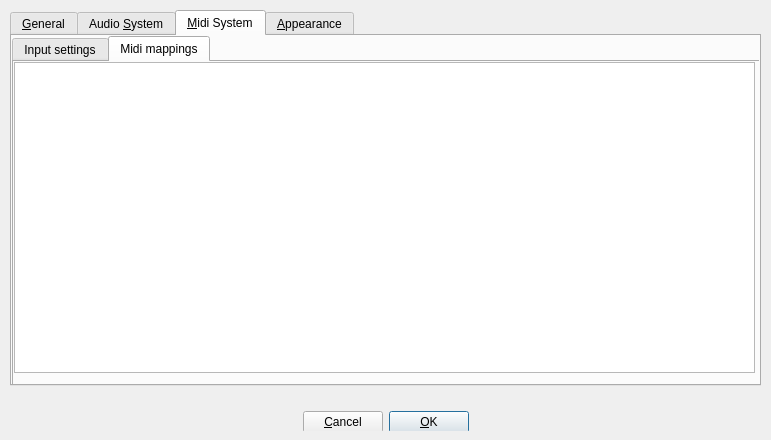
<?xml version="1.0" encoding="UTF-8"?>
<ui version="4.0">
 <class>PreferencesDialog_UI</class>
 <widget class="QDialog" name="PreferencesDialog_UI">
  <property name="geometry">
   <rect>
    <x>0</x>
    <y>0</y>
    <width>771</width>
    <height>440</height>
   </rect>
  </property>
  <property name="windowTitle">
   <string>Form1</string>
  </property>
  <widget class="QWidget" name="Layout33">
   <property name="geometry">
    <rect>
     <x>10</x>
     <y>400</y>
     <width>751</width>
     <height>31</height>
    </rect>
   </property>
   <layout class="QHBoxLayout">
    <item>
     <spacer>
      <property name="orientation">
       <enum>Qt::Horizontal</enum>
      </property>
      <property name="sizeType">
       <enum>QSizePolicy::Expanding</enum>
      </property>
      <property name="sizeHint" stdset="0">
       <size>
        <width>184</width>
        <height>16</height>
       </size>
      </property>
     </spacer>
    </item>
    <item>
     <widget class="QPushButton" name="cancelBtn">
      <property name="sizePolicy">
       <sizepolicy hsizetype="Preferred" vsizetype="Preferred">
        <horstretch>0</horstretch>
        <verstretch>0</verstretch>
       </sizepolicy>
      </property>
      <property name="minimumSize">
       <size>
        <width>0</width>
        <height>22</height>
       </size>
      </property>
      <property name="text">
       <string>&amp;Cancel</string>
      </property>
      <property name="shortcut">
       <string>Alt+C</string>
      </property>
     </widget>
    </item>
    <item>
     <widget class="QPushButton" name="okBtn">
      <property name="sizePolicy">
       <sizepolicy hsizetype="Preferred" vsizetype="Preferred">
        <horstretch>0</horstretch>
        <verstretch>0</verstretch>
       </sizepolicy>
      </property>
      <property name="minimumSize">
       <size>
        <width>0</width>
        <height>22</height>
       </size>
      </property>
      <property name="text">
       <string>&amp;OK</string>
      </property>
      <property name="shortcut">
       <string>Alt+O</string>
      </property>
      <property name="default">
       <bool>true</bool>
      </property>
      <property name="flat">
       <bool>false</bool>
      </property>
     </widget>
    </item>
    <item>
     <spacer>
      <property name="orientation">
       <enum>Qt::Horizontal</enum>
      </property>
      <property name="sizeType">
       <enum>QSizePolicy::Expanding</enum>
      </property>
      <property name="sizeHint" stdset="0">
       <size>
        <width>183</width>
        <height>16</height>
       </size>
      </property>
     </spacer>
    </item>
   </layout>
  </widget>
  <widget class="QTabWidget" name="TabWidget2">
   <property name="geometry">
    <rect>
     <x>10</x>
     <y>10</y>
     <width>751</width>
     <height>376</height>
    </rect>
   </property>
   <property name="sizePolicy">
    <sizepolicy hsizetype="Expanding" vsizetype="Expanding">
     <horstretch>0</horstretch>
     <verstretch>0</verstretch>
    </sizepolicy>
   </property>
   <property name="toolTip">
    <string/>
   </property>
   <property name="tabShape">
    <enum>QTabWidget::Rounded</enum>
   </property>
   <property name="currentIndex">
    <number>2</number>
   </property>
   <widget class="QWidget" name="tab_1">
    <attribute name="title">
     <string>&amp;General</string>
    </attribute>
    <widget class="QCheckBox" name="restoreLastUsedSongCheckbox">
     <property name="geometry">
      <rect>
       <x>10</x>
       <y>10</y>
       <width>511</width>
       <height>31</height>
      </rect>
     </property>
     <property name="minimumSize">
      <size>
       <width>0</width>
       <height>22</height>
      </size>
     </property>
     <property name="text">
      <string>&amp;Reopen last used song</string>
     </property>
     <property name="shortcut">
      <string>Alt+R</string>
     </property>
    </widget>
    <widget class="QCheckBox" name="useLashCheckbox">
     <property name="geometry">
      <rect>
       <x>10</x>
       <y>70</y>
       <width>511</width>
       <height>31</height>
      </rect>
     </property>
     <property name="text">
      <string>Use lash</string>
     </property>
    </widget>
    <widget class="QSpinBox" name="sBcountOffset">
     <property name="geometry">
      <rect>
       <x>10</x>
       <y>170</y>
       <width>52</width>
       <height>21</height>
      </rect>
     </property>
     <property name="toolTip">
      <string>first step, adjust timing mismatch between controller/keyboard trigger latency and computed bpm</string>
     </property>
     <property name="minimum">
      <number>-200</number>
     </property>
     <property name="maximum">
      <number>200</number>
     </property>
    </widget>
    <widget class="QLabel" name="bClabel_2">
     <property name="geometry">
      <rect>
       <x>70</x>
       <y>170</y>
       <width>451</width>
       <height>21</height>
      </rect>
     </property>
     <property name="text">
      <string>Beat counter drift compensation in 1/10 ms   </string>
     </property>
    </widget>
    <widget class="QSpinBox" name="sBstartOffset">
     <property name="geometry">
      <rect>
       <x>10</x>
       <y>200</y>
       <width>52</width>
       <height>21</height>
      </rect>
     </property>
     <property name="toolTip">
      <string>second step, adjust offset between last controller/keybord trigger and the deferred sequencer startup </string>
     </property>
     <property name="minimum">
      <number>-500</number>
     </property>
     <property name="maximum">
      <number>500</number>
     </property>
    </widget>
    <widget class="QLabel" name="label">
     <property name="geometry">
      <rect>
       <x>70</x>
       <y>200</y>
       <width>451</width>
       <height>21</height>
      </rect>
     </property>
     <property name="text">
      <string>Beat counter start offset in ms    </string>
     </property>
    </widget>
    <widget class="QWidget" name="layoutWidget_0">
     <property name="geometry">
      <rect>
       <x>10</x>
       <y>270</y>
       <width>511</width>
       <height>52</height>
      </rect>
     </property>
     <layout class="QGridLayout" name="gridLayout">
      <item row="0" column="0" colspan="2">
       <widget class="QLabel" name="pathToRubberbandExLable">
        <property name="text">
         <string>Path to the Rubberband command-line utility</string>
        </property>
       </widget>
      </item>
      <item row="1" column="1">
       <spacer name="horizontalSpacer">
        <property name="orientation">
         <enum>Qt::Horizontal</enum>
        </property>
        <property name="sizeHint" stdset="0">
         <size>
          <width>40</width>
          <height>20</height>
         </size>
        </property>
       </spacer>
      </item>
      <item row="1" column="0">
       <widget class="QLineEdit" name="rubberbandLineEdit">
        <property name="minimumSize">
         <size>
          <width>181</width>
          <height>0</height>
         </size>
        </property>
       </widget>
      </item>
     </layout>
    </widget>
    <widget class="QLabel" name="label_3">
     <property name="geometry">
      <rect>
       <x>70</x>
       <y>230</y>
       <width>451</width>
       <height>21</height>
      </rect>
     </property>
     <property name="text">
      <string>Maximum number of bars</string>
     </property>
    </widget>
    <widget class="QSpinBox" name="sBmaxBars">
     <property name="geometry">
      <rect>
       <x>10</x>
       <y>230</y>
       <width>52</width>
       <height>21</height>
      </rect>
     </property>
     <property name="toolTip">
      <string>second step, adjust offset between last controller/keybord trigger and the deferred sequencer startup </string>
     </property>
     <property name="minimum">
      <number>1</number>
     </property>
     <property name="maximum">
      <number>800</number>
     </property>
    </widget>
    <widget class="QCheckBox" name="restoreLastUsedPlaylistCheckbox">
     <property name="geometry">
      <rect>
       <x>10</x>
       <y>40</y>
       <width>511</width>
       <height>31</height>
      </rect>
     </property>
     <property name="minimumSize">
      <size>
       <width>0</width>
       <height>22</height>
      </size>
     </property>
     <property name="text">
      <string>&amp;Reopen last used playlist</string>
     </property>
     <property name="shortcut">
      <string>Alt+R</string>
     </property>
    </widget>
    <widget class="QCheckBox" name="useJackSessinStoreFiles">
     <property name="geometry">
      <rect>
       <x>10</x>
       <y>100</y>
       <width>511</width>
       <height>31</height>
      </rect>
     </property>
     <property name="text">
      <string>Save song files in Jack Session Directory (default on)</string>
     </property>
    </widget>
   </widget>
   <widget class="QWidget" name="tab_2">
    <attribute name="title">
     <string>Audio &amp;System</string>
    </attribute>
    <widget class="QGroupBox" name="groupBox">
     <property name="geometry">
      <rect>
       <x>345</x>
       <y>10</y>
       <width>186</width>
       <height>331</height>
      </rect>
     </property>
     <property name="title">
      <string>Audio output details</string>
     </property>
     <layout class="QVBoxLayout">
      <item>
       <widget class="QLabel" name="driverInfoLbl">
        <property name="text">
         <string>###</string>
        </property>
        <property name="alignment">
         <set>Qt::AlignTop</set>
        </property>
        <property name="wordWrap">
         <bool>true</bool>
        </property>
       </widget>
      </item>
     </layout>
    </widget>
    <widget class="QWidget" name="layoutWidget_1">
     <property name="geometry">
      <rect>
       <x>10</x>
       <y>10</y>
       <width>333</width>
       <height>346</height>
      </rect>
     </property>
     <layout class="QVBoxLayout" name="verticalLayout">
      <item>
       <layout class="QHBoxLayout" name="horizontalLayout">
        <item>
         <widget class="QComboBox" name="driverComboBox"/>
        </item>
        <item>
         <widget class="QPushButton" name="restartDriverBtn">
          <property name="text">
           <string>Restart output</string>
          </property>
         </widget>
        </item>
       </layout>
      </item>
      <item>
       <layout class="QGridLayout">
        <item row="1" column="1">
         <widget class="QSpinBox" name="bufferSizeSpinBox">
          <property name="minimumSize">
           <size>
            <width>0</width>
            <height>22</height>
           </size>
          </property>
          <property name="minimum">
           <number>100</number>
          </property>
          <property name="maximum">
           <number>5000</number>
          </property>
          <property name="singleStep">
           <number>100</number>
          </property>
          <property name="value">
           <number>1024</number>
          </property>
         </widget>
        </item>
        <item row="2" column="0">
         <widget class="QLabel" name="sampleRateLbl">
          <property name="minimumSize">
           <size>
            <width>0</width>
            <height>22</height>
           </size>
          </property>
          <property name="text">
           <string>Sample rate</string>
          </property>
         </widget>
        </item>
        <item row="0" column="0">
         <widget class="QLabel" name="audioDeviceLbl">
          <property name="text">
           <string>Device</string>
          </property>
         </widget>
        </item>
        <item row="1" column="0">
         <widget class="QLabel" name="buffer_sizeLbl">
          <property name="minimumSize">
           <size>
            <width>0</width>
            <height>22</height>
           </size>
          </property>
          <property name="text">
           <string>Buffer size</string>
          </property>
         </widget>
        </item>
        <item row="0" column="1">
         <widget class="QLineEdit" name="m_pAudioDeviceTxt">
          <property name="sizePolicy">
           <sizepolicy hsizetype="Minimum" vsizetype="Fixed">
            <horstretch>0</horstretch>
            <verstretch>0</verstretch>
           </sizepolicy>
          </property>
         </widget>
        </item>
        <item row="2" column="1">
         <widget class="QComboBox" name="sampleRateComboBox">
          <property name="currentIndex">
           <number>0</number>
          </property>
          <item>
           <property name="text">
            <string>44100</string>
           </property>
          </item>
          <item>
           <property name="text">
            <string>48000</string>
           </property>
          </item>
          <item>
           <property name="text">
            <string>88200</string>
           </property>
          </item>
          <item>
           <property name="text">
            <string>96000</string>
           </property>
          </item>
         </widget>
        </item>
        <item row="3" column="1">
         <widget class="QComboBox" name="trackOutputComboBox">
          <property name="currentIndex">
           <number>0</number>
          </property>
          <item>
           <property name="text">
            <string>Post-Fader</string>
           </property>
          </item>
          <item>
           <property name="text">
            <string>Pre-Fader</string>
           </property>
          </item>
         </widget>
        </item>
        <item row="3" column="0">
         <widget class="QLabel" name="trackOutLbl">
          <property name="minimumSize">
           <size>
            <width>0</width>
            <height>22</height>
           </size>
          </property>
          <property name="text">
           <string>Track output</string>
          </property>
         </widget>
        </item>
       </layout>
      </item>
      <item>
       <layout class="QVBoxLayout">
        <property name="spacing">
         <number>6</number>
        </property>
        <item>
         <widget class="QCheckBox" name="connectDefaultsCheckBox">
          <property name="text">
           <string>Connect to &amp;Default Output Pair</string>
          </property>
          <property name="shortcut">
           <string>Alt+D</string>
          </property>
         </widget>
        </item>
        <item>
         <widget class="QCheckBox" name="trackOutsCheckBox">
          <property name="text">
           <string>create per-instrument outputs</string>
          </property>
          <property name="shortcut">
           <string>Alt+D</string>
          </property>
         </widget>
        </item>
       </layout>
      </item>
      <item>
       <spacer name="verticalSpacer">
        <property name="orientation">
         <enum>Qt::Vertical</enum>
        </property>
        <property name="sizeHint" stdset="0">
         <size>
          <width>331</width>
          <height>13</height>
         </size>
        </property>
       </spacer>
      </item>
      <item>
       <layout class="QGridLayout">
        <item row="0" column="1">
         <widget class="QSpinBox" name="maxVoicesTxt">
          <property name="minimumSize">
           <size>
            <width>0</width>
            <height>22</height>
           </size>
          </property>
          <property name="minimum">
           <number>1</number>
          </property>
          <property name="maximum">
           <number>512</number>
          </property>
         </widget>
        </item>
        <item row="1" column="1">
         <widget class="QSpinBox" name="metronomeVolumeSpinBox">
          <property name="enabled">
           <bool>false</bool>
          </property>
          <property name="minimumSize">
           <size>
            <width>0</width>
            <height>22</height>
           </size>
          </property>
          <property name="minimum">
           <number>1</number>
          </property>
          <property name="maximum">
           <number>100</number>
          </property>
         </widget>
        </item>
        <item row="1" column="0">
         <widget class="QLabel" name="TextLabel1_4">
          <property name="minimumSize">
           <size>
            <width>0</width>
            <height>22</height>
           </size>
          </property>
          <property name="text">
           <string>Metronome volume</string>
          </property>
         </widget>
        </item>
        <item row="0" column="0">
         <widget class="QLabel" name="textLabel3_3">
          <property name="text">
           <string>Polyphony</string>
          </property>
         </widget>
        </item>
       </layout>
      </item>
      <item>
       <layout class="QHBoxLayout" name="horizontalLayout_3">
        <item>
         <widget class="QLabel" name="resapelingLbl">
          <property name="text">
           <string>Interpolate resampling</string>
          </property>
         </widget>
        </item>
        <item>
         <widget class="QComboBox" name="resampleComboBox">
          <item>
           <property name="text">
            <string>Linear</string>
           </property>
          </item>
          <item>
           <property name="text">
            <string>Cosine</string>
           </property>
          </item>
          <item>
           <property name="text">
            <string>Third</string>
           </property>
          </item>
          <item>
           <property name="text">
            <string>Cubic</string>
           </property>
          </item>
          <item>
           <property name="text">
            <string>Hermite</string>
           </property>
          </item>
         </widget>
        </item>
       </layout>
      </item>
      <item>
       <spacer name="verticalSpacer_2">
        <property name="orientation">
         <enum>Qt::Vertical</enum>
        </property>
        <property name="sizeHint" stdset="0">
         <size>
          <width>331</width>
          <height>13</height>
         </size>
        </property>
       </spacer>
      </item>
     </layout>
    </widget>
   </widget>
   <widget class="QWidget" name="tab_3">
    <attribute name="title">
     <string>&amp;Midi System</string>
    </attribute>
    <widget class="QTabWidget" name="tabWidget">
     <property name="geometry">
      <rect>
       <x>0</x>
       <y>0</y>
       <width>751</width>
       <height>351</height>
      </rect>
     </property>
     <property name="currentIndex">
      <number>1</number>
     </property>
     <widget class="QWidget" name="tab_6">
      <attribute name="title">
       <string>Input settings</string>
      </attribute>
      <widget class="QWidget" name="layoutWidget_2">
       <property name="geometry">
        <rect>
         <x>5</x>
         <y>10</y>
         <width>521</width>
         <height>291</height>
        </rect>
       </property>
       <layout class="QVBoxLayout" name="verticalLayout_2">
        <item>
         <layout class="QHBoxLayout" name="horizontalLayout_2">
          <item>
           <widget class="QLabel" name="textLabel1_5">
            <property name="text">
             <string>Midi driver</string>
            </property>
           </widget>
          </item>
          <item>
           <widget class="QComboBox" name="m_pMidiDriverComboBox"/>
          </item>
         </layout>
        </item>
        <item>
         <layout class="QHBoxLayout" name="horizontalLayout_6">
          <item>
           <widget class="QLabel" name="textLabel1_3_2">
            <property name="minimumSize">
             <size>
              <width>0</width>
              <height>22</height>
             </size>
            </property>
            <property name="text">
             <string>Input</string>
            </property>
           </widget>
          </item>
          <item>
           <widget class="QComboBox" name="midiPortComboBox"/>
          </item>
         </layout>
        </item>
        <item>
         <layout class="QHBoxLayout" name="horizontalLayout_5">
          <item>
           <widget class="QLabel" name="textLabel1_3">
            <property name="minimumSize">
             <size>
              <width>0</width>
              <height>22</height>
             </size>
            </property>
            <property name="text">
             <string>Channel</string>
            </property>
           </widget>
          </item>
          <item>
           <widget class="QComboBox" name="midiPortChannelComboBox">
            <property name="minimumSize">
             <size>
              <width>0</width>
              <height>22</height>
             </size>
            </property>
            <item>
             <property name="text">
              <string>All</string>
             </property>
            </item>
            <item>
             <property name="text">
              <string>1</string>
             </property>
            </item>
            <item>
             <property name="text">
              <string>2</string>
             </property>
            </item>
            <item>
             <property name="text">
              <string>3</string>
             </property>
            </item>
            <item>
             <property name="text">
              <string>4</string>
             </property>
            </item>
            <item>
             <property name="text">
              <string>5</string>
             </property>
            </item>
            <item>
             <property name="text">
              <string>6</string>
             </property>
            </item>
            <item>
             <property name="text">
              <string>7</string>
             </property>
            </item>
            <item>
             <property name="text">
              <string>8</string>
             </property>
            </item>
            <item>
             <property name="text">
              <string>9</string>
             </property>
            </item>
            <item>
             <property name="text">
              <string>10</string>
             </property>
            </item>
            <item>
             <property name="text">
              <string>11</string>
             </property>
            </item>
            <item>
             <property name="text">
              <string>12</string>
             </property>
            </item>
            <item>
             <property name="text">
              <string>13</string>
             </property>
            </item>
            <item>
             <property name="text">
              <string>14</string>
             </property>
            </item>
            <item>
             <property name="text">
              <string>15</string>
             </property>
            </item>
            <item>
             <property name="text">
              <string>16</string>
             </property>
            </item>
           </widget>
          </item>
         </layout>
        </item>
        <item>
         <layout class="QHBoxLayout" name="horizontalLayout_4">
          <item>
           <widget class="QCheckBox" name="m_pIgnoreNoteOffCheckBox">
            <property name="text">
             <string>Ignore note-off</string>
            </property>
           </widget>
          </item>
         </layout>
        </item>
       </layout>
      </widget>
     </widget>
     <widget class="QWidget" name="tab_7">
      <attribute name="title">
       <string>Midi mappings</string>
      </attribute>
      <widget class="MidiMappingEditor" name="MidiMappingEditorContainer">
       <property name="geometry">
        <rect>
         <x>0</x>
         <y>0</y>
         <width>741</width>
         <height>311</height>
        </rect>
       </property>
      </widget>
     </widget>
    </widget>
   </widget>
   <widget class="QWidget" name="tab_4">
    <attribute name="title">
     <string>&amp;Appearance</string>
    </attribute>
    <widget class="QLabel" name="textLabel3">
     <property name="geometry">
      <rect>
       <x>10</x>
       <y>300</y>
       <width>521</width>
       <height>40</height>
      </rect>
     </property>
     <property name="text">
      <string>&lt;i&gt;After a font change the application must be restarted.&lt;/i&gt;</string>
     </property>
    </widget>
    <widget class="QWidget" name="layoutWidget_5">
     <property name="geometry">
      <rect>
       <x>10</x>
       <y>10</y>
       <width>521</width>
       <height>64</height>
      </rect>
     </property>
     <layout class="QGridLayout">
      <item row="0" column="0">
       <widget class="QLabel" name="applicationFontLbl">
        <property name="minimumSize">
         <size>
          <width>0</width>
          <height>22</height>
         </size>
        </property>
        <property name="frameShape">
         <enum>QFrame::Box</enum>
        </property>
        <property name="text">
         <string>Application font</string>
        </property>
        <property name="alignment">
         <set>Qt::AlignCenter</set>
        </property>
       </widget>
      </item>
      <item row="1" column="0">
       <widget class="QLabel" name="textLabel1_4">
        <property name="text">
         <string>Style</string>
        </property>
       </widget>
      </item>
      <item row="1" column="1">
       <widget class="QComboBox" name="styleComboBox"/>
      </item>
      <item row="0" column="1">
       <widget class="QPushButton" name="selectApplicationFontBtn">
        <property name="minimumSize">
         <size>
          <width>0</width>
          <height>22</height>
         </size>
        </property>
        <property name="text">
         <string>Select font</string>
        </property>
       </widget>
      </item>
     </layout>
    </widget>
    <widget class="QWidget" name="layoutWidget_6">
     <property name="geometry">
      <rect>
       <x>10</x>
       <y>90</y>
       <width>521</width>
       <height>66</height>
      </rect>
     </property>
     <layout class="QGridLayout">
      <item row="0" column="1">
       <widget class="QPushButton" name="selectMixerFontBtn">
        <property name="minimumSize">
         <size>
          <width>0</width>
          <height>22</height>
         </size>
        </property>
        <property name="text">
         <string>Select font</string>
        </property>
       </widget>
      </item>
      <item row="1" column="0">
       <widget class="QLabel" name="textLabel1">
        <property name="minimumSize">
         <size>
          <width>0</width>
          <height>22</height>
         </size>
        </property>
        <property name="text">
         <string>Meters falloff speed</string>
        </property>
       </widget>
      </item>
      <item row="1" column="1">
       <widget class="QComboBox" name="mixerFalloffComboBox">
        <property name="minimumSize">
         <size>
          <width>0</width>
          <height>22</height>
         </size>
        </property>
        <item>
         <property name="text">
          <string>Slow</string>
         </property>
        </item>
        <item>
         <property name="text">
          <string>Normal</string>
         </property>
        </item>
        <item>
         <property name="text">
          <string>Fast</string>
         </property>
        </item>
       </widget>
      </item>
      <item row="0" column="0">
       <widget class="QLabel" name="mixerFontLbl">
        <property name="minimumSize">
         <size>
          <width>0</width>
          <height>22</height>
         </size>
        </property>
        <property name="frameShape">
         <enum>QFrame::Box</enum>
        </property>
        <property name="midLineWidth">
         <number>0</number>
        </property>
        <property name="text">
         <string>Mixer font</string>
        </property>
        <property name="alignment">
         <set>Qt::AlignCenter</set>
        </property>
        <property name="margin">
         <number>0</number>
        </property>
       </widget>
      </item>
     </layout>
    </widget>
    <widget class="QWidget" name="layoutWidget_7">
     <property name="geometry">
      <rect>
       <x>10</x>
       <y>170</y>
       <width>521</width>
       <height>66</height>
      </rect>
     </property>
     <layout class="QGridLayout" name="_2">
      <item row="0" column="0">
       <widget class="QLabel" name="mixerFontLbl_2">
        <property name="minimumSize">
         <size>
          <width>0</width>
          <height>22</height>
         </size>
        </property>
        <property name="frameShape">
         <enum>QFrame::Box</enum>
        </property>
        <property name="midLineWidth">
         <number>0</number>
        </property>
        <property name="text">
         <string>Default interface layout</string>
        </property>
        <property name="alignment">
         <set>Qt::AlignCenter</set>
        </property>
        <property name="margin">
         <number>0</number>
        </property>
       </widget>
      </item>
      <item row="0" column="1">
       <widget class="QComboBox" name="uiLayoutComboBox">
        <property name="minimumSize">
         <size>
          <width>0</width>
          <height>22</height>
         </size>
        </property>
        <item>
         <property name="text">
          <string>Single pane</string>
         </property>
        </item>
        <item>
         <property name="text">
          <string>Tabbed</string>
         </property>
        </item>
       </widget>
      </item>
     </layout>
    </widget>
   </widget>
  </widget>
 </widget>
 <layoutdefault spacing="6" margin="11"/>
 <customwidgets>
  <customwidget>
   <class>MidiMappingEditor</class>
   <extends>QTableWidget</extends>
   <header location="global">../src/MidiMappingEditor.h</header>
  </customwidget>
 </customwidgets>
 <resources/>
 <connections/>
</ui>
